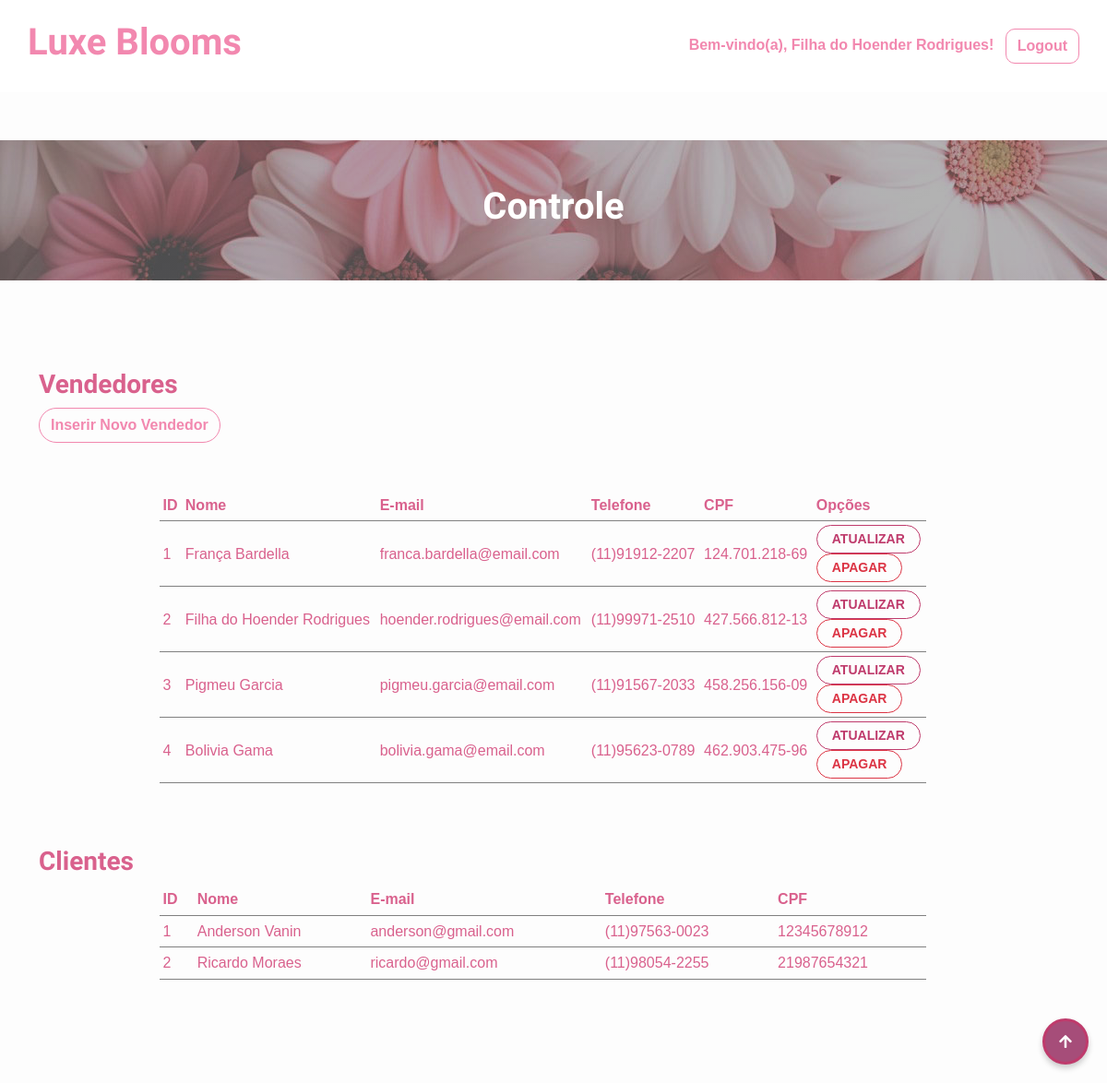
The page /adm.php (signed in) on the database as committed earlier.
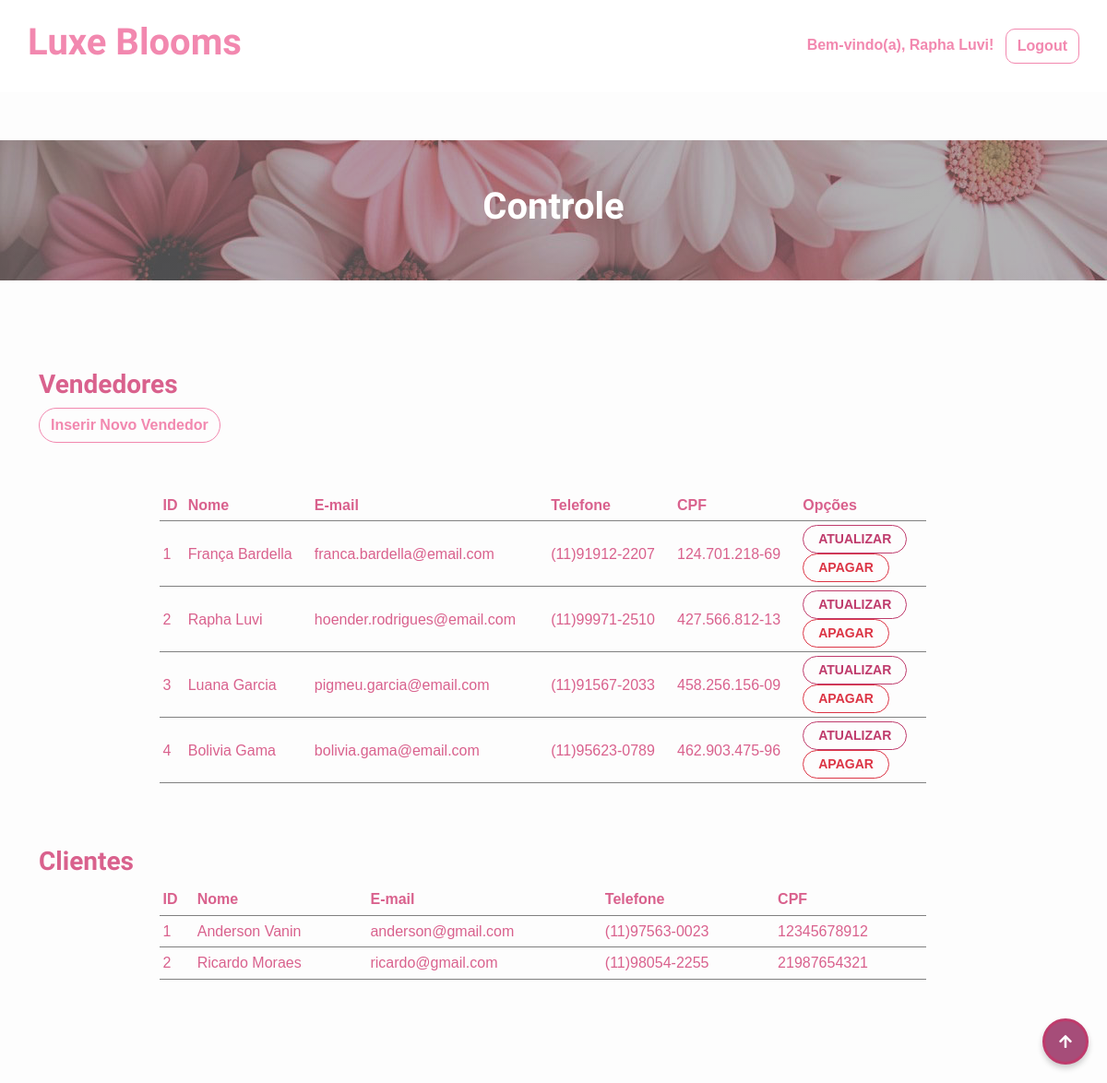
The same page on the database as committed later.
### tables this page shows
CREATE TABLE `cadastro_vendedor` (
  `id_vendedor` int(11) NOT NULL,
  `cpf_vendedor` varchar(14) NOT NULL,
  `telefone_vendedor` varchar(14) DEFAULT NULL,
  `nome_vendedor` varchar(128) DEFAULT NULL,
  `email_vendedor` varchar(128) DEFAULT NULL,
  `senha_vendedor` varchar(64) DEFAULT NULL
);

### adm.php (the view, shortened to what the changed rows need)
<?php
    include 'bd/conecta.php';
?>
<!DOCTYPE html>
<html lang="PT-BR">
<head>
    <link rel="stylesheet" href="https://use.fontawesome.com/releases/v5.15.4/css/all.css" />
    <link href="https://cdn.jsdelivr.net/npm/bootstrap-icons@1.4.1/font/bootstrap-icons.css" rel="stylesheet">
    <link href="lib/lightbox/css/lightbox.min.css" rel="stylesheet">
    <link href="lib/owlcarousel/assets/owl.carousel.min.css" rel="stylesheet">
    <link href="css/bootstrap.min.css" rel="stylesheet">
    <link href="css/style.css" rel="stylesheet">
</head>
<body>
        <div class="container-fluid fixed-top">
            <div class="container px-0">
                <nav class="navbar navbar-light bg-white navbar-expand-xl">
                    <a href="index.php" class="navbar-brand">
                        <h1 class="text-primary display-6">Luxe Blooms</h1>
                    </a>
                    <div class="d-flex ms-auto">
                        <?php
                        echo "<span class='my-auto text-primary fw-bold'>Bem-vindo(a), " . htmlspecialchars($_SESSION['nome']) . "!
                            <a href='processos/proc-logout.php' class='btn btn-outline-secondary ms-2'>Logout</a>
                        </span>";
                        ?>
                    </div>
                </nav>
            </div>
        </div>
    <div class="container-fluid page-header py-5">
        <h1 class="text-center text-white display-6">Controle</h1>
    </div>
    <div class="container-fluid fruite py-5">
        <div class="container py-5">
            <div class="row g-4">
                <div class="col-lg-12">
                    <br>
                    <br>
                    <div class="row g-4 justify-content-around">
                        <div class="col-lg-9">
                            <div class="table  row g-4 justify-content-center">
                                <table class="table-sm table-borderless table-hover" id="datatablesSimple">
                                        <thead>
                                            <tr>
                                                <th>ID</th>
                                                <th>Nome</th>
                                                <th>E-mail</th>
                                                <th>Telefone</th>
                                                <th>CPF</th>
                                                <th>Opções</th>
                                            </tr>
                                        </thead>
                                        <tbody>
                                            <?php
                                                $sql = "SELECT * FROM cadastro_vendedor";
                                                $consulta = $conexao->query($sql);
                                                while($dados = $consulta->fetch_assoc()){
                                                    echo "<tr>";
                                                    echo "<td>".$dados['id_vendedor']."</td>";
                                                    echo "<td>".$dados['nome_vendedor']."</td>";
                                                    echo "<td>".$dados['email_vendedor']."</td>";
                                                    echo "<td>".$dados['telefone_vendedor']."</td>";
                                                    echo "<td>".$dados['cpf_vendedor']."</td>";
                                                    echo "<td>
                                                        <a class='btn btn-sm btn-outline-primary px-3  rounded-pill' href='cadastro/edita_vendedor.php?id=".$dados['id_vendedor']."'  >ATUALIZAR</a>
                                                        <br>
                                                        <a onClick='return apagarVendedor()' href='processos/proc_apaga_vendedor.php?id=".$dados['id_vendedor']."' class='btn btn-sm btn-outline-danger px-3  rounded-pill' >APAGAR</a>
                                                    </td>";
                                                    echo "</tr>";
                                                }
                                            ?>
                                        </tbody>
                                </table>
                            </div>
                        </div>
                    </div>
                    <br>
                    <br>
                    <div class="row g-4 justify-content-around">
                        <div class="col-lg-9">
                            <div class="table row g-4 justify-content-center">
                            <table class="table-sm table-borderless table-hover" id="datatablesSimple">
                                        <thead>
                                            <tr>
                                                <th>ID</th>
                                                <th>Nome</th>
                                                <th>E-mail</th>
                                                <th>Telefone</th>
                                                <th>CPF</th>
                                            </tr>
                                        </thead>
                                </table>
                            </div>
                        </div>
                    </div>
                </div>
            </div>
        </div>
    </div>
</body>
</html>

Rows that differ between the two databases and show on the page:
changed cadastro_vendedor "hoender.rodrigues@email.com": nome_vendedor "Filha do Hoender Rodrigues" → "Rapha Luvi"
changed cadastro_vendedor "pigmeu.garcia@email.com": nome_vendedor "Pigmeu Garcia" → "Luana Garcia"
Other text that changed with them:
$_SESSION['nome']: "Filha do Hoender Rodrigues" → "Rapha Luvi"
